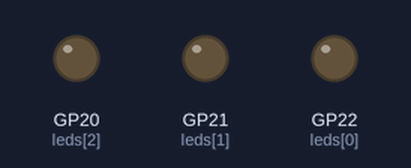
Simulated run of this program. Board: Raspberry Pi Pico running MicroPython. On the bench: output pins drawn as LEDs (lit = HIGH).

Above: at 0.5 s.
At 1.5 s:
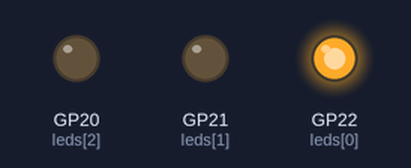
At 2.5 s:
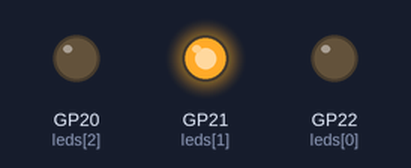
At 3.5 s:
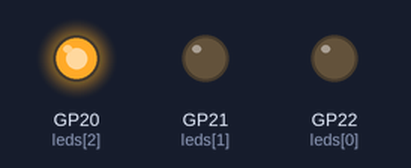
Timing chart, 0 to 5.2 s (numbered marks = the images above):
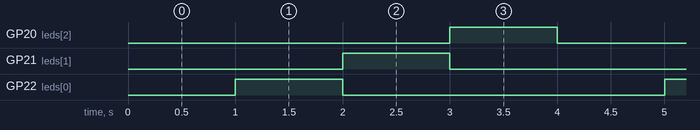

The program:

Task_1.py
```python
import machine
import utime

leds = [machine.Pin(22, machine.Pin.OUT), machine.Pin(21, machine.Pin.OUT), machine.Pin(20, machine.Pin.OUT)]

for led in leds:
    led.value(0)

while True:
    utime.sleep(1)
    for led_index in range(len(leds)):
        leds[led_index].value(1)
        utime.sleep(1)
        leds[led_index].value(0)
```

Measured:
- by itself, GP20 (leds[2]), GP21 (leds[1]), GP22 (leds[0]): alternates HIGH for 1.0 s and LOW for 3.0 s
- by itself, everything shown: repeats every 4.0 s, in 4 steps
